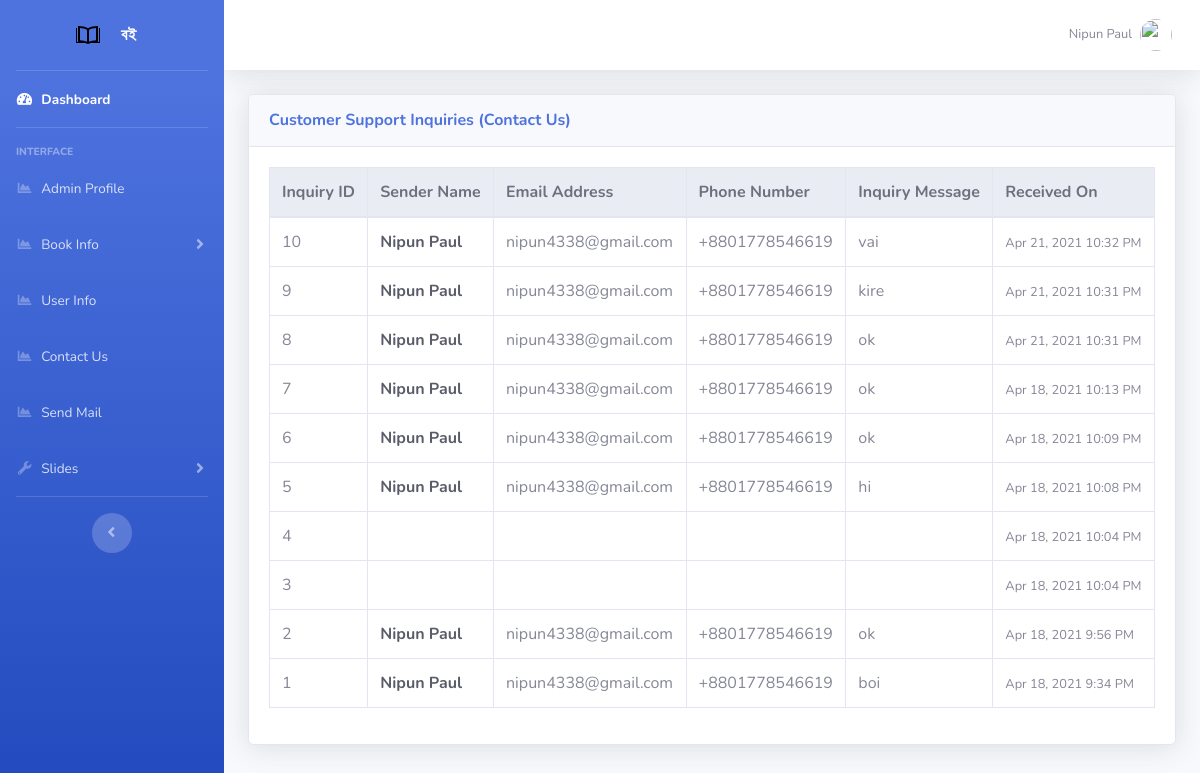
Before: /admin/contact.php (signed in) with the older database file.
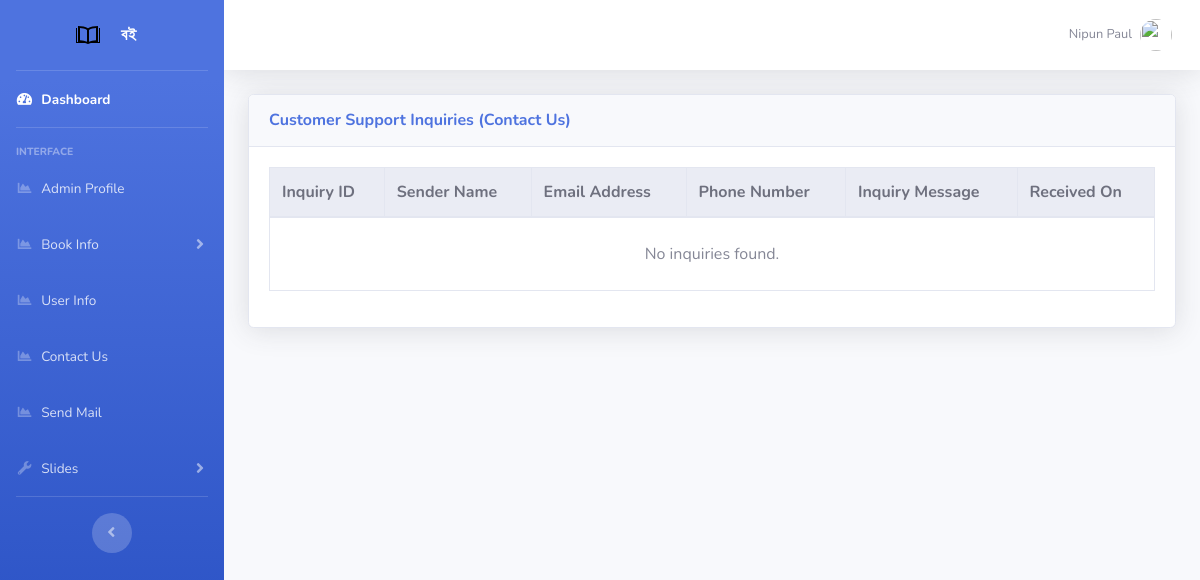
After: the same page with the newer database file.
### tables this page shows
CREATE TABLE `contact` (
  `id` int(11) NOT NULL,
  `name` text NOT NULL,
  `email` text NOT NULL,
  `phone` text NOT NULL,
  `message` text NOT NULL,
  `date` datetime NOT NULL
);

### admin/contact.php (the view, shortened to what this page needs)
<?php
include "includes/header.php";
include "includes/navbar.php";
include "../includes/config/dbconfig.php";
?>
<div class="container-fluid">
    <div class="card shadow mb-4">
        <div class="card-header py-3">
            <h6 class="m-0 font-weight-bold text-primary">Customer Support Inquiries (Contact Us)</h6>
        </div>
        <div class="card-body">
            <div class="table-responsive">
                <table class="table table-bordered table-hover" id="dataTable" width="100%" cellspacing="0">
                    <thead class="thead-light">
                        <tr>
                            <th>Inquiry ID</th>
                            <th>Sender Name</th>
                            <th>Email Address</th>
                            <th>Phone Number</th>
                            <th>Inquiry Message</th>
                            <th>Received On</th>
                        </tr>
                    </thead>
                    <tbody>
                        <?php
                        $query = "SELECT * FROM contact ORDER BY date DESC";
                        $query_run = mysqli_query($connection, $query);
                        if (mysqli_num_rows($query_run) > 0) {
                            while ($row = mysqli_fetch_assoc($query_run)) { ?>
                                <tr>
                                    <td><?php echo htmlspecialchars($row["id"]); ?></td>
                                    <td><strong class="text-dark"><?php echo htmlspecialchars($row["name"]); ?></strong></td>
                                    <td><?php echo htmlspecialchars($row["email"]); ?></td>
                                    <td><?php echo htmlspecialchars($row["phone"]); ?></td>
                                    <td style="max-width: 400px;"><div class="text-truncate" title="<?php echo htmlspecialchars($row["message"]); ?>"><?php echo htmlspecialchars($row["message"]); ?></div></td>
                                    <td><small class="text-muted"><?php echo date("M j, Y g:i A", strtotime($row["date"])); ?></small></td>
                                </tr>
                        <?php }
                        } else {
                            echo "<tr><td colspan='6' class='text-center py-4'>No inquiries found.</td></tr>";
                        } ?>
                    </tbody>
                </table>
            </div>
        </div>
    </div>
</div>
<?php
include "includes/footer.php";
?>

Changed rows visible on the page:
removed contact: id "10", name "Nipun Paul", email "nipun4338@gmail.com", phone "+8801778546619", message "vai", date "Apr 21, 2021 10:32 PM"
removed contact: id "9", name "Nipun Paul", email "nipun4338@gmail.com", phone "+8801778546619", message "kire", date "Apr 21, 2021 10:31 PM"
removed contact: id "8", name "Nipun Paul", email "nipun4338@gmail.com", phone "+8801778546619", message "ok", date "Apr 21, 2021 10:31 PM"
removed contact: id "7", name "Nipun Paul", email "nipun4338@gmail.com", phone "+8801778546619", message "ok", date "Apr 18, 2021 10:13 PM"
removed contact: id "6", name "Nipun Paul", email "nipun4338@gmail.com", phone "+8801778546619", message "ok", date "Apr 18, 2021 10:09 PM"
removed contact: id "5", name "Nipun Paul", email "nipun4338@gmail.com", phone "+8801778546619", message "hi", date "Apr 18, 2021 10:08 PM"
removed contact: id "4", date "Apr 18, 2021 10:04 PM"
removed contact: id "3", date "Apr 18, 2021 10:04 PM"
removed contact: id "2", name "Nipun Paul", email "nipun4338@gmail.com", phone "+8801778546619", message "ok", date "Apr 18, 2021 9:56 PM"
removed contact: id "1", name "Nipun Paul", email "nipun4338@gmail.com", phone "+8801778546619", message "boi", date "Apr 18, 2021 9:34 PM"
Other visible differences:
text now shown: "No inquiries found."
